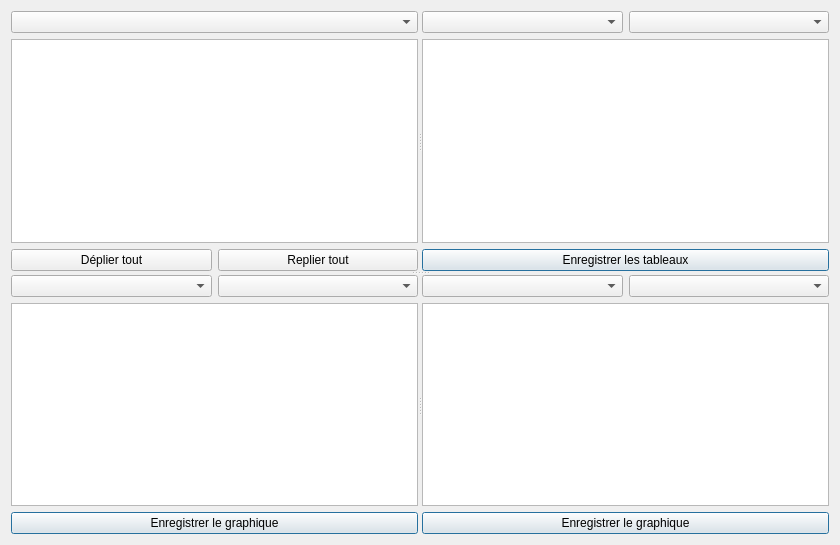
<?xml version="1.0" encoding="UTF-8"?>
<ui version="4.0">
 <class>FormAuditExplore</class>
 <widget class="QWidget" name="FormAuditExplore">
  <property name="geometry">
   <rect>
    <x>0</x>
    <y>0</y>
    <width>840</width>
    <height>545</height>
   </rect>
  </property>
  <property name="windowTitle">
   <string>Explorateur d'audit</string>
  </property>
  <property name="windowIcon">
   <iconset resource="Images.qrc">
    <normaloff>:/icons/icons/exploreAudit.png</normaloff>:/icons/icons/exploreAudit.png</iconset>
  </property>
  <layout class="QHBoxLayout" name="horizontalLayout">
   <item>
    <widget class="QSplitter" name="splitter_3">
     <property name="orientation">
      <enum>Qt::Vertical</enum>
     </property>
     <widget class="QSplitter" name="splitter_2">
      <property name="orientation">
       <enum>Qt::Horizontal</enum>
      </property>
      <widget class="QWidget" name="layoutWidget">
       <layout class="QGridLayout" name="gridLayout">
        <item row="0" column="0" colspan="2">
         <widget class="QComboBox" name="comboListAudits"/>
        </item>
        <item row="1" column="0" colspan="2">
         <widget class="QTreeView" name="treeView">
          <property name="toolTip">
           <string>&lt;html&gt;&lt;head/&gt;&lt;body&gt;&lt;p&gt;Clic gauche pour sélectionner le noeud à étudier, double clic pour sélectionner le noeud de référence pour les comparaisons de certains tableaux et graphiques.&lt;/p&gt;&lt;/body&gt;&lt;/html&gt;</string>
          </property>
          <property name="editTriggers">
           <set>QAbstractItemView::NoEditTriggers</set>
          </property>
          <property name="showDropIndicator" stdset="0">
           <bool>false</bool>
          </property>
          <property name="expandsOnDoubleClick">
           <bool>false</bool>
          </property>
          <attribute name="headerVisible">
           <bool>false</bool>
          </attribute>
         </widget>
        </item>
        <item row="2" column="0">
         <widget class="QPushButton" name="pushButtonExpandAll">
          <property name="text">
           <string>Déplier tout</string>
          </property>
         </widget>
        </item>
        <item row="2" column="1">
         <widget class="QPushButton" name="pushButtonCollapseAll">
          <property name="text">
           <string>Replier tout</string>
          </property>
         </widget>
        </item>
       </layout>
      </widget>
      <widget class="QWidget" name="">
       <layout class="QGridLayout" name="gridLayout_2">
        <item row="0" column="0">
         <widget class="QComboBox" name="comboBoxTable"/>
        </item>
        <item row="0" column="1">
         <widget class="QComboBox" name="comboBoxDFRFDIRITable"/>
        </item>
        <item row="1" column="0" colspan="2">
         <widget class="QTextEdit" name="textEdit">
          <property name="acceptDrops">
           <bool>false</bool>
          </property>
          <property name="undoRedoEnabled">
           <bool>false</bool>
          </property>
          <property name="readOnly">
           <bool>true</bool>
          </property>
          <property name="textInteractionFlags">
           <set>Qt::NoTextInteraction</set>
          </property>
         </widget>
        </item>
        <item row="2" column="0" colspan="2">
         <widget class="QPushButton" name="saveTablesButton">
          <property name="text">
           <string>Enregistrer les tableaux</string>
          </property>
          <property name="icon">
           <iconset resource="Images.qrc">
            <normaloff>:/icons/icons/html.png</normaloff>:/icons/icons/html.png</iconset>
          </property>
          <property name="default">
           <bool>true</bool>
          </property>
         </widget>
        </item>
       </layout>
      </widget>
     </widget>
     <widget class="QSplitter" name="splitter">
      <property name="orientation">
       <enum>Qt::Horizontal</enum>
      </property>
      <widget class="QWidget" name="">
       <layout class="QGridLayout" name="gridLayout_3">
        <item row="0" column="0">
         <widget class="QComboBox" name="comboBoxChart1"/>
        </item>
        <item row="0" column="1">
         <widget class="QComboBox" name="comboBoxDFRFDIRIChart1"/>
        </item>
        <item row="1" column="0" colspan="2">
         <widget class="QChartView" name="chartView1"/>
        </item>
        <item row="2" column="0" colspan="2">
         <widget class="QPushButton" name="saveChart1Button">
          <property name="text">
           <string>Enregistrer le graphique</string>
          </property>
          <property name="icon">
           <iconset resource="Images.qrc">
            <normaloff>:/icons/icons/picture_save.png</normaloff>:/icons/icons/picture_save.png</iconset>
          </property>
          <property name="default">
           <bool>true</bool>
          </property>
         </widget>
        </item>
       </layout>
      </widget>
      <widget class="QWidget" name="">
       <layout class="QGridLayout" name="gridLayout_4">
        <item row="0" column="0">
         <widget class="QComboBox" name="comboBoxChart2"/>
        </item>
        <item row="0" column="1">
         <widget class="QComboBox" name="comboBoxDFRFDIRIChart2"/>
        </item>
        <item row="1" column="0" colspan="2">
         <widget class="QChartView" name="chartView2"/>
        </item>
        <item row="2" column="0" colspan="2">
         <widget class="QPushButton" name="saveChart2Button">
          <property name="text">
           <string>Enregistrer le graphique</string>
          </property>
          <property name="icon">
           <iconset resource="Images.qrc">
            <normaloff>:/icons/icons/picture_save.png</normaloff>:/icons/icons/picture_save.png</iconset>
          </property>
          <property name="default">
           <bool>true</bool>
          </property>
         </widget>
        </item>
       </layout>
      </widget>
     </widget>
    </widget>
   </item>
  </layout>
 </widget>
 <customwidgets>
  <customwidget>
   <class>QChartView</class>
   <extends>QGraphicsView</extends>
   <header location="global">QtCharts</header>
  </customwidget>
 </customwidgets>
 <tabstops>
  <tabstop>comboListAudits</tabstop>
  <tabstop>treeView</tabstop>
  <tabstop>pushButtonExpandAll</tabstop>
  <tabstop>pushButtonCollapseAll</tabstop>
  <tabstop>textEdit</tabstop>
  <tabstop>saveTablesButton</tabstop>
 </tabstops>
 <resources>
  <include location="Images.qrc"/>
 </resources>
 <connections/>
</ui>
